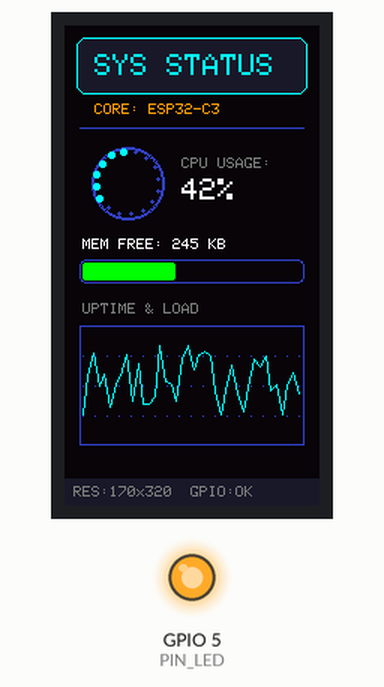
A sketch run on a simulated ESP32-C3. On the bench: 170×320 colour display, output pins drawn as LEDs (lit = HIGH). Random numbers use the default seed unless the sketch sets one.

Above: at 0.59 s.
At 5.4 s:
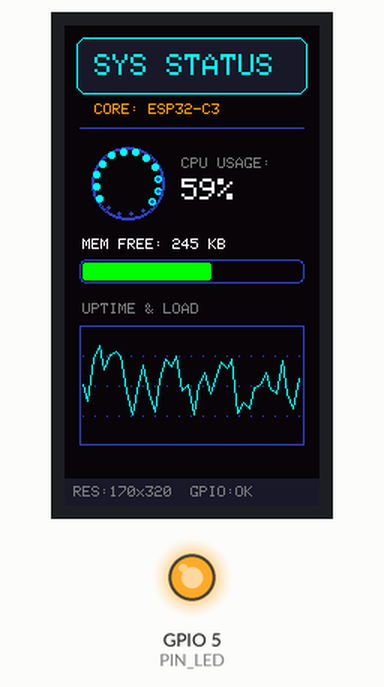
At 10.22 s:
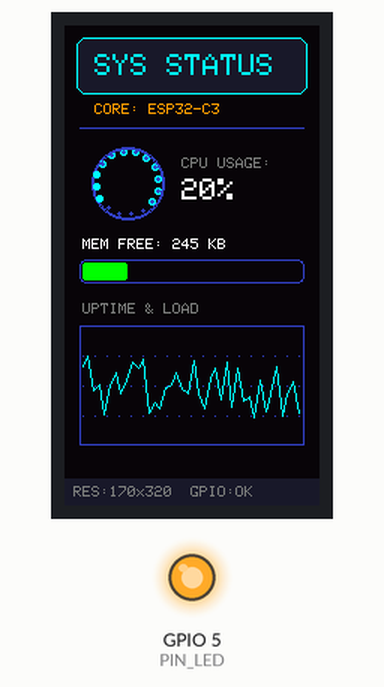
At 20.16 s:
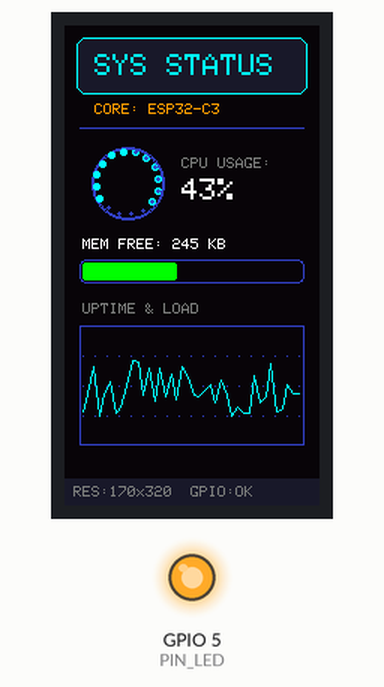
At 29.79 s:
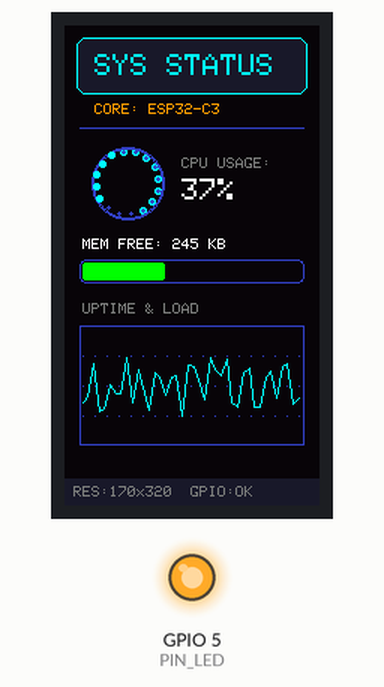
At 39.73 s:
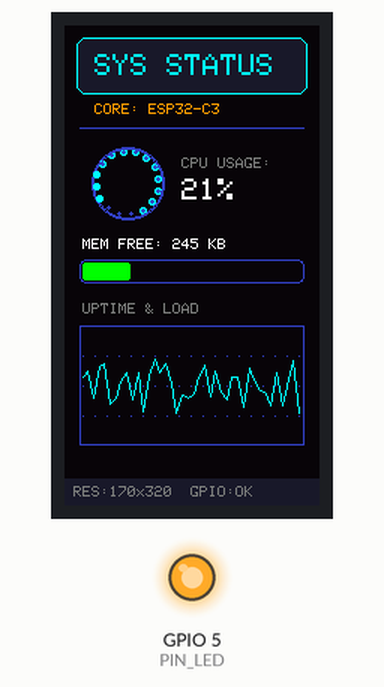

The sketch:

st7789_esp32c3.ino
```cpp
#include <Arduino.h>
#include <SPI.h>
#include <Adafruit_GFX.h>
#include <Adafruit_ST7789.h>

// Pinnar för ESP32-C3
#define TFT_SCLK 0
#define TFT_MOSI 1
#define TFT_RST  2
#define TFT_DC   3
#define TFT_CS   4
#define PIN_LED  5

// Färgdefinitioner (RGB565)
#define COLOR_BG        0x0821  // Mörkblå/svart bakgrund
#define COLOR_PANEL     0x18C5  // Mörkgrå panel
#define COLOR_BORDER    0x3218  // Subtil ramfärg
#define COLOR_CYAN      0x07FF  // Stark cyan
#define COLOR_ORANGE    0xFCE0  // Neon orange
#define COLOR_GREEN     0x07E0  // Stark grön
#define COLOR_RED       0xF800  // Röd
#define COLOR_WHITE     0xFFFF  // Vit
#define COLOR_GRAY      0x7BEF  // Grå text

SPIClass spiDisplay(FSPI);
Adafruit_ST7789 tft = Adafruit_ST7789(&spiDisplay, TFT_CS, TFT_DC, TFT_RST);

// Variabler för animering och graf
int graphPoints[40];
int graphIndex = 0;
float cpuUsage = 18.0;
unsigned long lastUpdate = 0;

// Hjälpfunktion för att rita en cirkulär mätare
void drawGauge(int x, int y, int radius, int valPercent, uint16_t color) {
  tft.drawCircle(x, y, radius, COLOR_BORDER);
  tft.drawCircle(x, y, radius - 1, COLOR_BORDER);

  // Rita båge utifrån procent (förenklad cirkelritning)
  int numDots = map(valPercent, 0, 100, 0, 16);
  for (int i = 0; i < 16; i++) {
    float angle = (i * 22.5 - 210) * 3.14159 / 180.0;
    int px = x + cos(angle) * (radius - 3);
    int py = y + sin(angle) * (radius - 3);

    if (i < numDots) {
      tft.fillCircle(px, py, 2, color);
    } else {
      tft.fillCircle(px, py, 1, COLOR_BORDER);
    }
  }
}

// Rita den statiska layouten en gång för att undvika flimmer
void drawStaticUI() {
  tft.fillScreen(COLOR_BG);

  // 1. Rubrik-panel (Titel)
  tft.fillRoundRect(8, 8, 154, 38, 6, COLOR_PANEL);
  tft.drawRoundRect(8, 8, 154, 38, 6, COLOR_CYAN);

  tft.setTextSize(2);
  tft.setTextColor(COLOR_CYAN);
  tft.setCursor(20, 19);
  tft.print("SYS STATUS");

  // Under-rubrik
  tft.setTextSize(1);
  tft.setTextColor(COLOR_ORANGE);
  tft.setCursor(20, 52);
  tft.print("CORE: ESP32-C3");

  // 2. CPU-Sektion
  tft.drawFastHLine(10, 68, 150, COLOR_BORDER);

  // 3. Minnesmätare (Progress bar ram)
  tft.setTextColor(COLOR_WHITE);
  tft.setCursor(12, 142);
  tft.print("MEM FREE: 245 KB");

  tft.drawRoundRect(10, 156, 150, 16, 4, COLOR_BORDER);

  // 4. Graf-sektion
  tft.setTextColor(COLOR_GRAY);
  tft.setCursor(12, 185);
  tft.print("UPTIME & LOAD");

  tft.drawRect(10, 200, 150, 80, COLOR_BORDER);

  // 5. Bottenfält (Footer)
  tft.fillRect(0, 302, 170, 18, COLOR_PANEL);
  tft.setTextColor(COLOR_GRAY);
  tft.setTextSize(1);
  tft.setCursor(6, 307);
  tft.print("RES:170x320  GPIO:OK");
}

void setup() {
  pinMode(PIN_LED, OUTPUT);
  digitalWrite(PIN_LED, HIGH);

  delay(200);

  // Starta SPI och display (Stående läge: 170 bred, 320 hög)
  spiDisplay.begin(TFT_SCLK, -1, TFT_MOSI, TFT_CS);
  tft.init(170, 320);
  tft.setSPISpeed(80000000); // 40 MHz
  tft.setRotation(0); // 0 = Stående läge (170x320)

  drawStaticUI();

  // Fyll graf-array med startvärden
  for (int i = 0; i < 40; i++) {
    graphPoints[i] = random(10, 60);
  }
}

void loop() {
  // Uppdatera grafiken var 300:e millisekund
  if (millis() - lastUpdate > 300) {
    lastUpdate = millis();

    // --- Simulera nya data ---
    cpuUsage = random(15, 85);

    // Skifta grafpunkter åt vänster
    for (int i = 0; i < 39; i++) {
      graphPoints[i] = graphPoints[i + 1];
    }
    graphPoints[39] = map(cpuUsage, 0, 100, 70, 10); // inverterad för Y-axeln

    // --- Uppdatera CPU Cirkelmätare & Text ---
    drawGauge(42, 105, 24, (int)cpuUsage, COLOR_CYAN);

    // Rensa endast textområdet för CPU för att undvika flimmer
    tft.fillRect(75, 85, 85, 40, COLOR_BG);
    tft.setTextColor(COLOR_GRAY);
    tft.setTextSize(1);
    tft.setCursor(78, 88);
    tft.print("CPU USAGE:");

    tft.setTextColor(COLOR_WHITE);
    tft.setTextSize(2);
    tft.setCursor(78, 102);
    tft.print((int)cpuUsage);
    tft.print("%");

    // --- Uppdatera Minnesstapeln (Progress bar) ---
    int barWidth = map((int)cpuUsage, 0, 100, 2, 146);
    tft.fillRect(12, 158, 146, 12, COLOR_BG); // Rensa insidan
    tft.fillRoundRect(12, 158, barWidth, 12, 2, cpuUsage > 70 ? COLOR_RED : COLOR_GREEN);

    // --- Uppdatera Grafen ---
    tft.fillRect(11, 201, 148, 78, COLOR_BG); // Rensa insidan av grafen

    // Rita grid-linjer i bakgrunden av grafen
    for (int y = 220; y < 280; y += 20) {
      for (int x = 12; x < 158; x += 8) {
        tft.drawPixel(x, y, COLOR_BORDER);
      }
    }

    // Rita linjegrafen
    for (int i = 0; i < 39; i++) {
      int x1 = 12 + (i * 3.7);
      int y1 = 200 + graphPoints[i];
      int x2 = 12 + ((i + 1) * 3.7);
      int y2 = 200 + graphPoints[i + 1];
      tft.drawLine(x1, y1, x2, y2, COLOR_CYAN);
    }

    // Blinka med status-LED
    //digitalWrite(PIN_LED, !digitalRead(PIN_LED));
  }
}
```
